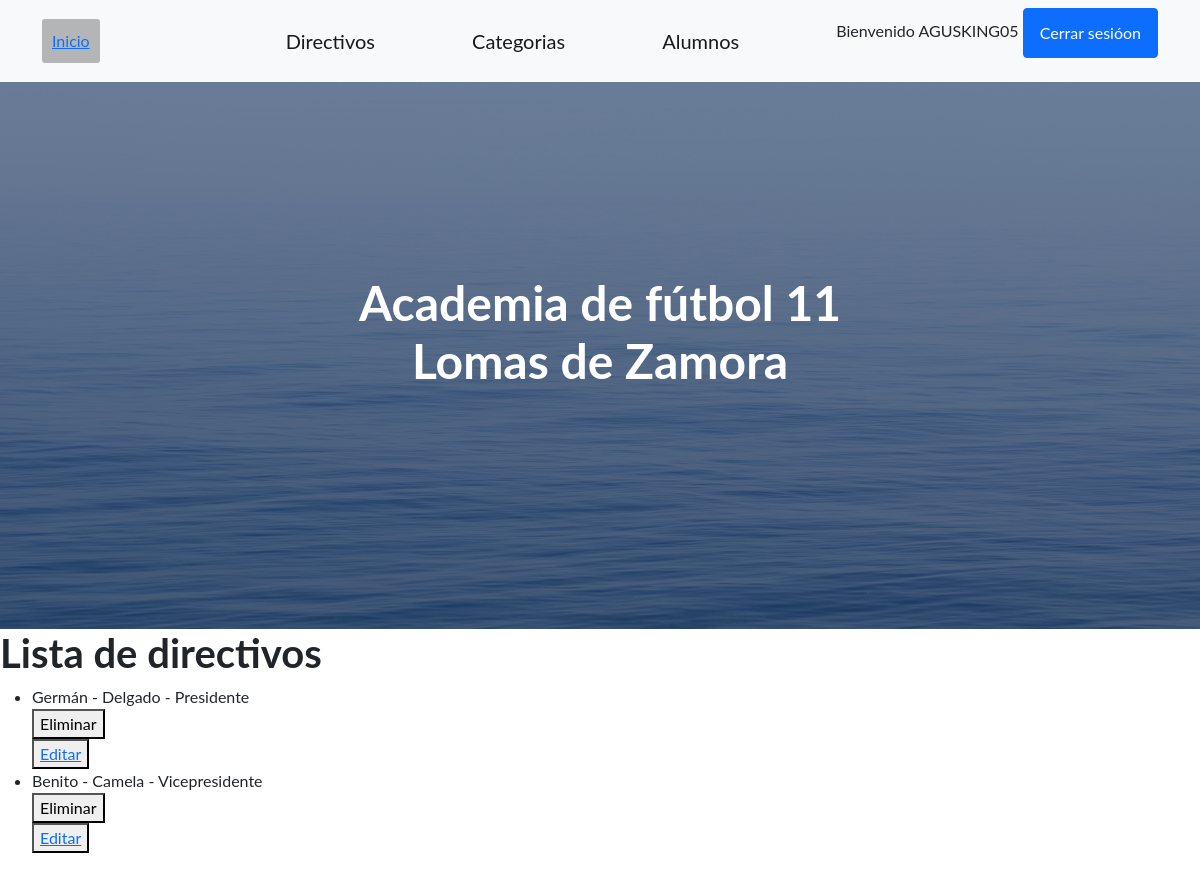
Page /academiadefutbol/listadirectivos/ (signed in) on the earlier database version.
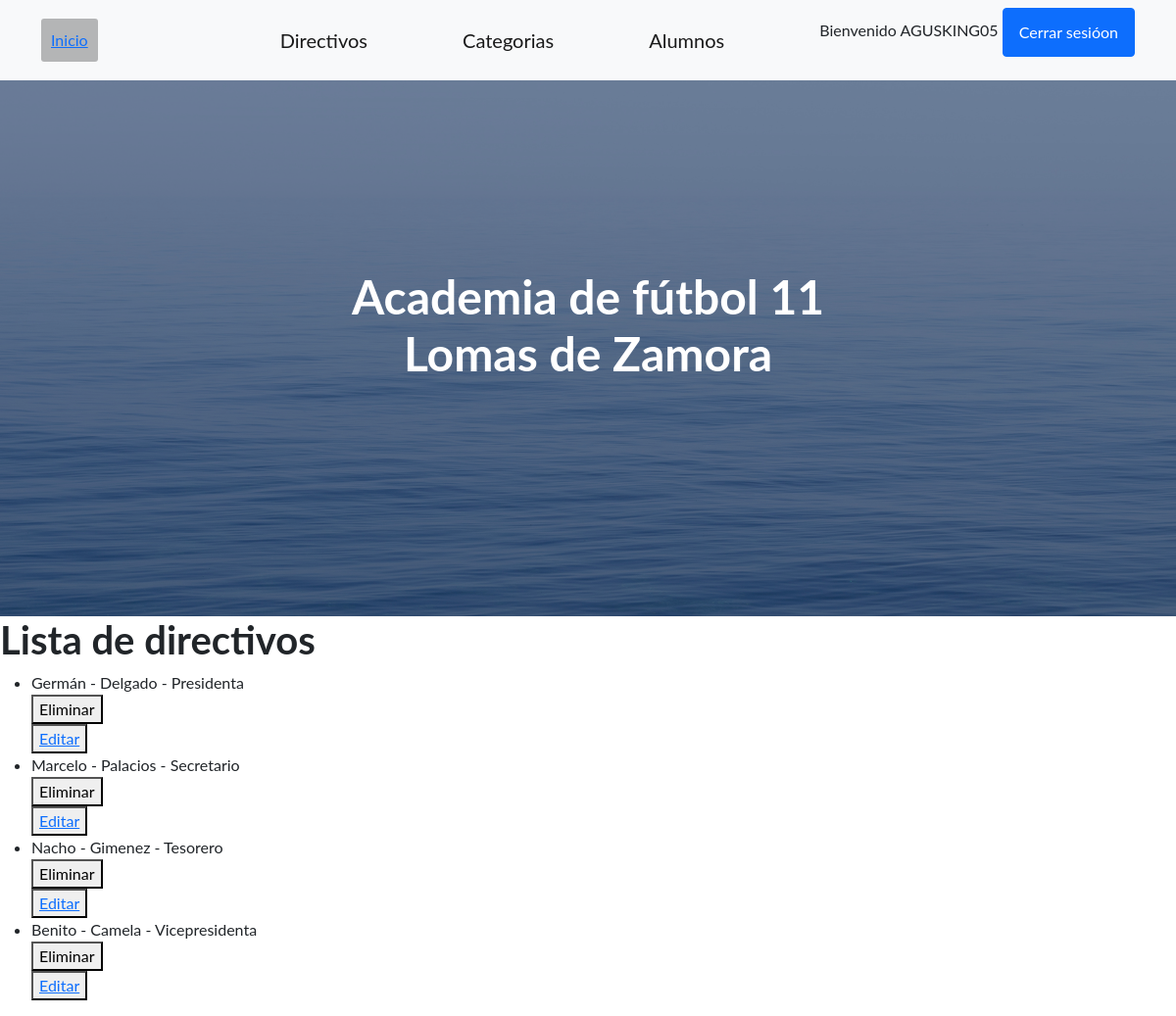
Same page on the later database version.
### home/models.py (models this page shows)
class Directivo(models.Model):
    nombre= models.CharField(max_length= 24)
    apellido= models.CharField(max_length= 24)
    cargo= models.CharField(max_length= 24)
    def __str__(self):
        return f"{self.nombre} - {self.apellido} - {self.cargo}"

### home/views.py (the view)
# urls.py: path('listadirectivos/', listadirectivos, name="ListaDirectivos"),
@staff_member_required(login_url="/academiadefutbol/login")
def listadirectivos(request):
    directivos= Directivo.objects.all
    return render(request, "leerDirectivos.html", {"directivos": directivos})

### home/templates/leerDirectivos.html (shortened to what this page needs)
{% extends 'profes.html' %}
{% load static %}
{% block contenidoQueCambia %}
<h1>Lista de directivos</h1>
    <ul>
        {% for directivo in directivos %}
            <li>
                {{directivo}}
            </li>
            <div>
                <form action="{% url 'EliminaDirectivo' directivo.id %}" method="POST">{% csrf_token %}
                    <button type="submit"> Eliminar </button>
                </form>
                <button>
                    <a href="{% url 'EditarDirectivo' directivo.id %}"> Editar</a>
                </button>
            </div>
        {% endfor %}
{% endblock contenidoQueCambia %}

Differences in the rows shown:
removed Directivo: nombre+apellido+cargo "Benito - Camela - Vicepresidente"
changed Directivo: nombre+apellido+cargo "Germán - Delgado - Presidente" → "Germán - Delgado - Presidenta"
added Directivo: nombre+apellido+cargo "Marcelo - Palacios - Secretario"
added Directivo: nombre+apellido+cargo "Nacho - Gimenez - Tesorero"
added Directivo: nombre+apellido+cargo "Benito - Camela - Vicepresidenta"
